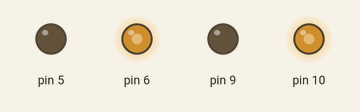
Simulated run of this sketch. Board: Arduino Uno, built with avr-gcc and run on an emulated ATmega328P. On the bench: output pins drawn as LEDs (lit = HIGH).

Above: at 0.05 s.
At 6.0 s:
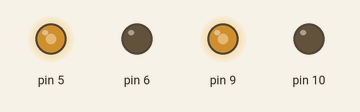
Timing chart, 0 to 7.8 s (numbered marks = the images above):
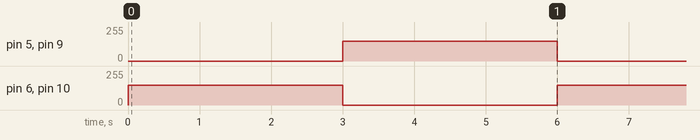

The sketch:

__________.ino
```cpp
void setup() {
  pinMode(5, OUTPUT);              // 5번핀을 출력모드로 설정합니다.
  pinMode(6, OUTPUT);              // 6번핀을 출력모드로 설정합니다.
  pinMode(9, OUTPUT);             // 10번핀을 출력모드로 설정합니다.
  pinMode(10, OUTPUT);           // 11번핀을 출력모드로 설정합니다.
}
void loop() {
  analogWrite(5, 0);                   // 5번핀에 0(0V)의 신호를 출력합니다.
  analogWrite(6, 150);              // 6번핀에 150(약 3V)의 신호를 출력합니다.
  analogWrite(9, 0);                  // 9번핀에 0(0V)의 신호를 출력합니다.
  analogWrite(10, 150);           // 10번핀에 150(약 3V)의 신호를 출력합니다.
  delay(3000);                           // 3초간 대기
  analogWrite(5, 150);             // 5번핀에 150(약 3V)의 신호를 출력합니다.
  analogWrite(6, 0);                 // 6번핀에 0(0V)의 신호를 출력합니다.
  analogWrite(9, 150);            // 9번핀에 150(약 3V)의 신호를 출력합니다.
  analogWrite(10, 0);              // 10번핀에 0(0V)의 신호를 출력합니다.
  delay(3000);                         // 3초간 대기
}
```

Measured:
- by itself, pin 5, pin 6, pin 9, pin 10: alternates 150/255 for 3.0 s and 0/255 for 3.0 s
